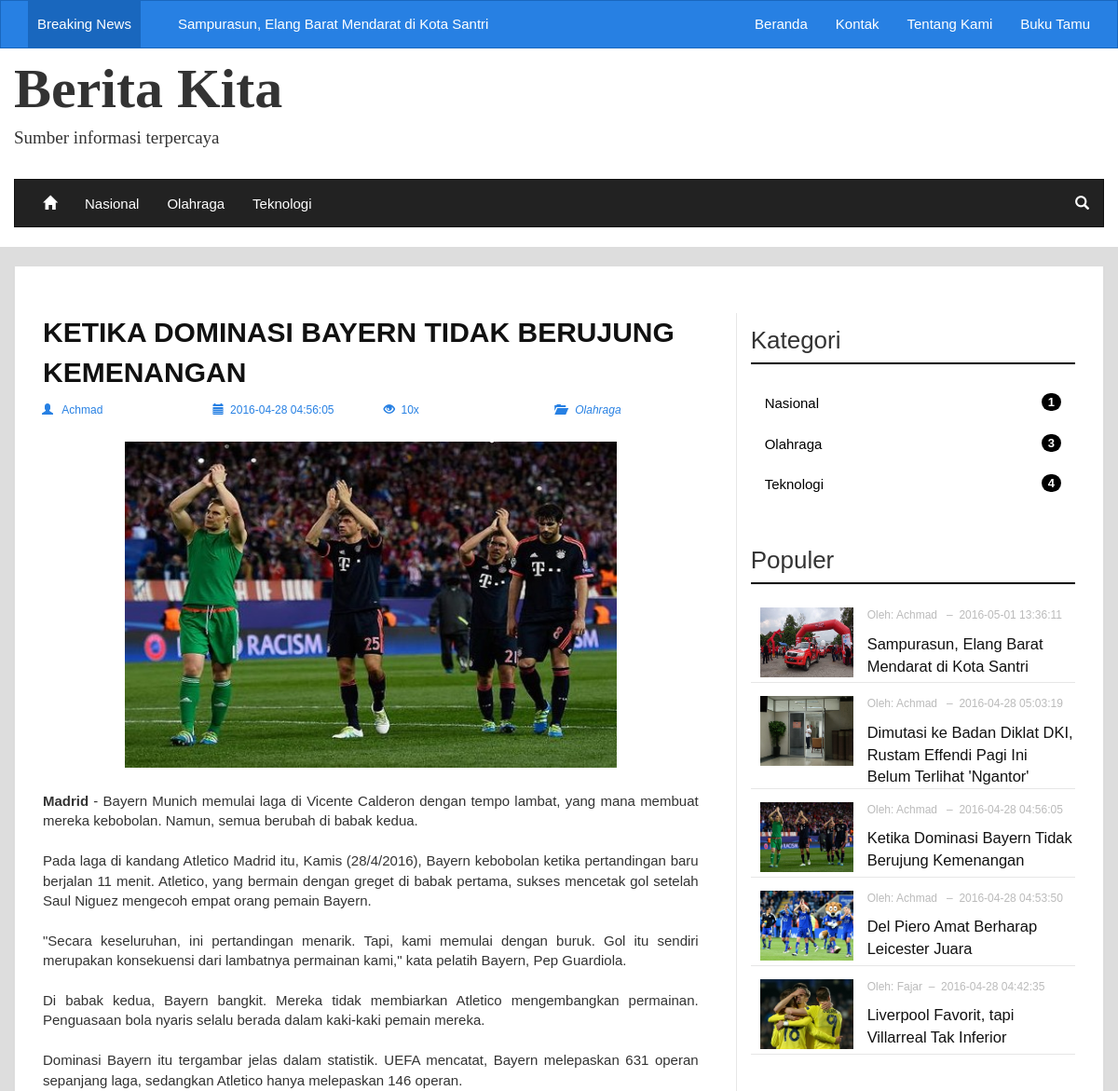
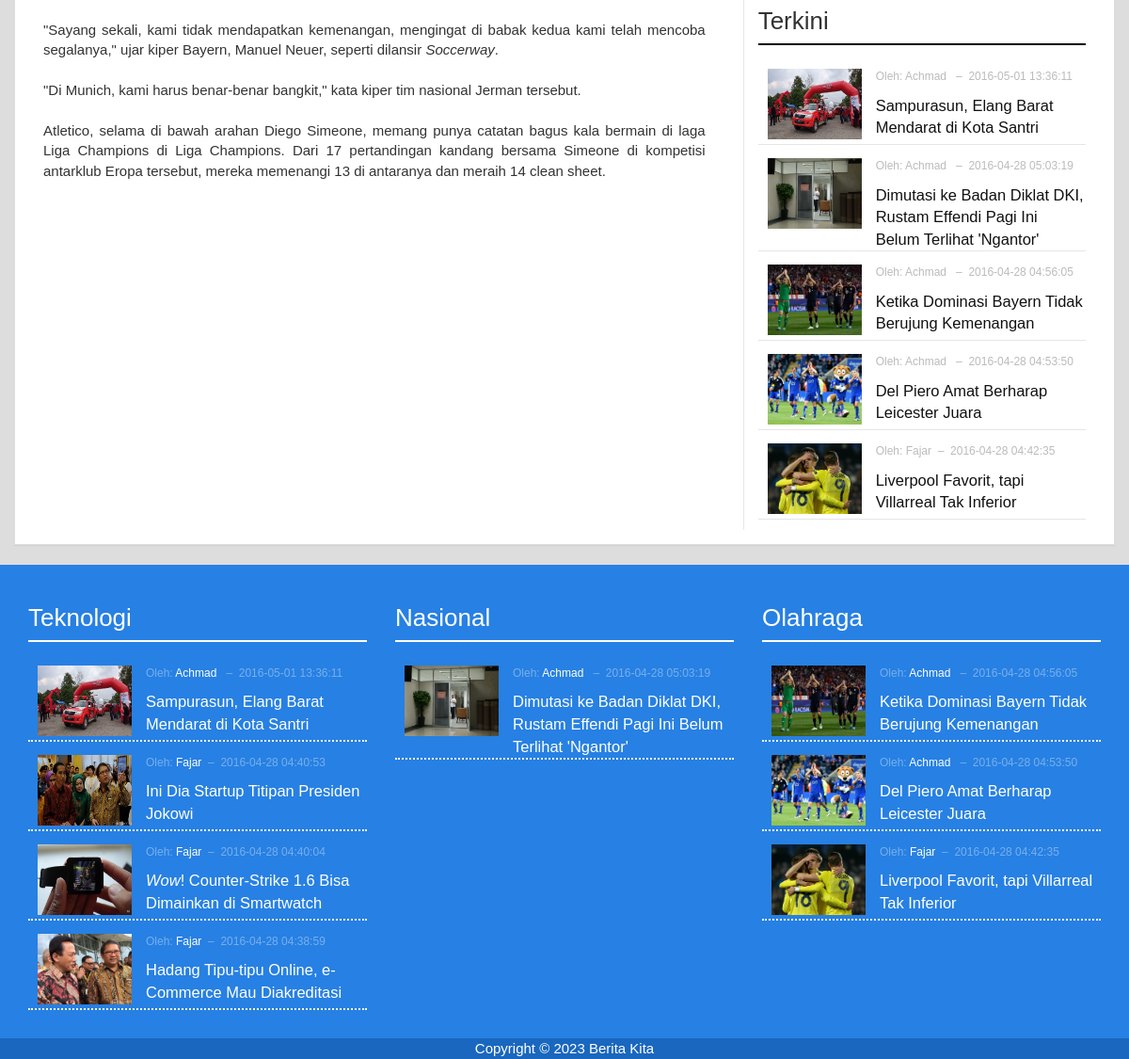
The app's page /detail.php?id=6 (signed in) with its own data (2 pictures, top to bottom).
### tables this page shows
CREATE TABLE `berita` (
  `id_berita` int(11) NOT NULL AUTO_INCREMENT,
  `judul` varchar(100) NOT NULL,
  `id_kategori` int(11) NOT NULL,
  `gambar` varchar(100) NOT NULL,
  `teks_berita` text NOT NULL,
  `tgl_posting` datetime NOT NULL,
  `id_admin` int(11) NOT NULL,
  `dilihat` int(11) NOT NULL,
  PRIMARY KEY (`id_berita`)
);

CREATE TABLE `halaman` (
  `id_hal` int(11) NOT NULL AUTO_INCREMENT,
  `nm_halaman` varchar(30) NOT NULL,
  `link` varchar(30) NOT NULL,
  PRIMARY KEY (`id_hal`)
);

CREATE TABLE `kategori` (
  `id_kategori` int(11) NOT NULL AUTO_INCREMENT,
  `kategori` varchar(30) NOT NULL,
  PRIMARY KEY (`id_kategori`)
);

### detail.php (the view, shortened to what the rows shown need)
<?php include 'header.php'; ?>
<?php
$sqlDetail = 'SELECT
berita.judul,
berita.gambar,
berita.teks_berita,
berita.tgl_posting,
berita.id_admin,
berita.dilihat,
admin.id_admin,
admin.nama_lengkap,
kategori.id_kategori,
kategori.kategori
FROM
admin
INNER JOIN berita ON admin.id_admin = berita.id_admin
INNER JOIN kategori ON kategori.id_kategori = berita.id_kategori
WHERE berita.id_berita = "'.$_GET['id'].'"';
$qryDetail = $mysqli->query($sqlDetail) or die("Error retreiving detail:".$mysqli->error);
$found = $qryDetail->num_rows;
if ($found > 0) {
	$detail = $qryDetail->fetch_assoc();
} else {
	echo "<script>window.location = '404.php'</script>";
}
?>
<div class="container-fluid">
	<div class="row">
		<div class="container konten-wrapper">
			<div class="panel panel-default">
				<div class="panel-body main">
					<div class="col-md-8">
						<div class="post-detail">
							<div class="row post-title">
								<div class="col-sm-12">
									<span><?php echo strtoupper($detail['judul']);?></span>
								</div>
							</div>
							<div class="row post-meta">
								<div class="col-sm-3">
									<i class="glyphicon glyphicon-user"></i>&nbsp;&nbsp;
									<a <a href="<?php echo $base_url.'author.php?id='.$detail['id_kategori']; ?>"><?php echo $detail['nama_lengkap']; ?></a>
								</div>
								<div class="col-sm-3">
									<i class="glyphicon glyphicon-calendar"></i>&nbsp;&nbsp;<?php echo $detail['tgl_posting']; ?>
								</div>
								<div class="col-sm-3">
									<i class="glyphicon glyphicon-eye-open"></i>&nbsp;&nbsp;<?php echo $detail['dilihat'] ?>x
								</div>
								<div class="col-sm-3">
									<i class="glyphicon glyphicon-folder-open"></i>&nbsp;&nbsp;
									<a href="<?php echo $base_url.'kategori.php?id='.$detail['id_kategori'].'&amp;kategori='.
									strtolower($detail['kategori']); ?>">
										<em><?php echo $detail['kategori']; ?></em>
									</a>
								</div>
							</div>
							<div class="row post-content">
								<div class="col-sm-12">
									<div class="image wow fadeIn">
										<img src="<?php echo $base_url; ?>images/<?php echo $detail['gambar']; ?>">
									</div>
									<div class="text">
										<?php echo $detail['teks_berita']; ?>
									</div>
								</div>
							</div>
						</div>
					</div>
					<?php include 'sidebar.php'; ?>
				</div>
			</div>
		</div>
	</div>
</div>
<?php include 'footer.php';

### header.php (shortened to what the rows shown need)
<?php
require_once 'config/config.php';
require_once 'config/koneksi.php';
require_once 'lib/site_title.php';
$sqlHal = 'SELECT * FROM halaman';
$qryHal = $mysqli->query($sqlHal) or die($mysqli->error);
$sqlKat = 'SELECT
kategori.id_kategori,
kategori.kategori
FROM
kategori
INNER JOIN berita ON kategori.id_kategori = berita.id_kategori
GROUP BY
kategori.kategori
ORDER BY
kategori.id_kategori ASC
LIMIT 0, 5';
$qryKat = $mysqli->query($sqlKat) or die($mysqli->error);
$sqlBreaking = 'SELECT berita.id_berita, berita.judul FROM berita ORDER BY berita.tgl_posting DESC LIMIT 0, 5';
$qryBreaking = $mysqli->query($sqlBreaking);
$url = $_SERVER['REQUEST_URI'];
$explode_url = explode("/", $url);
?>
<!DOCTYPE html>
<html lang="en">
<head>
  <link rel="stylesheet" href="assets/bootstrap/css/bootstrap.min.css">
  <link rel="stylesheet" href="dist/css/hover-min.css">
  <link rel="stylesheet" href="assets/font-awesome/css/font-awesome.min.css">
  <link rel="stylesheet" href="dist/css/style.css">
  <link rel="stylesheet" href="assets/wow/css/animate.css">
</head>
<body>
<div class="container-fluid wrapper">
	<div class="row">
		<nav class="navbar navbar-inverse navbar-top">
  			<div class="container">
    			<div class="collapse navbar-collapse" id="bs-example-navbar-collapse-1">
              <ul class="nav navbar-nav headline-container">
                <li>
                  <ul id="headlines" class="headlines">
                    <?php while ($breaking_news = $qryBreaking->fetch_array()) { ?>
                    <li>
                      <a href="<?php echo $base_url."detail.php?id=".$breaking_news['id_berita']."&amp;judul=".strtolower(str_replace(" ", "-", $breaking_news['judul'])); ?>">
                        <?php echo $breaking_news['judul']; ?>
                      </a>
                    </li>
                    <?php } ?>
                  </ul>
                </li>
              </ul>
      				<ul class="nav navbar-nav navbar-right">
              <?php
                while ($hal=$qryHal->fetch_array()) {
                  if ($hal['link'] == $explode_url[2]) {
              ?>
                <li class="active"><a href="<?php echo $base_url.$hal['link']; ?>"><?php echo $hal['nm_halaman']; ?></a></li>
              <?php
                  } else {
              ?>
                <li><a href="<?php echo $base_url.$hal['link']; ?>"><?php echo $hal['nm_halaman']; ?></a></li>
              <?php
                  }
              ?>
              <?php } ?>
    	  			</ul>
    			</div>
  			</div>
		</nav>
	</div>
	<div class="row header-wrapper">
		<div class="container">
		  <nav class="navbar navbar-default navbar-bottom">
  			<div class="container-fluid">
    			<div class="collapse navbar-collapse" id="bs-example-navbar-collapse-2">
      				<ul class="nav navbar-nav">
              <?php while ($kat_menu=$qryKat->fetch_array()) { ?>
              <?php if (isset($_GET['kat']) && $kat_menu['id_kategori'] == $_GET['id']) { ?>
	        			<li class="active">
                  <a class="hvr-sweep-to-top" href="<?php echo $base_url."kategori.php?id=".$kat_menu['id_kategori']."&amp;kat=".strtolower($kat_menu['kategori']); ?>">
                    <?php echo $kat_menu['kategori']; ?>
                    </a>
                </li>
              <?php } else { ?>
	        			<li>
                  <a class="hvr-sweep-to-top" href="<?php echo $base_url."kategori.php?id=".$kat_menu['id_kategori']."&amp;kat=".strtolower($kat_menu['kategori']); ?>">
                    <?php echo $kat_menu['kategori']; ?>
                  </a>
                </li>
              <?php } ?>
              <?php } ?>
    	  			</ul>
    			</div>
  			</div>
		  </nav>
		</div>
	</div>
</div>

### sidebar.php (shortened to what the rows shown need)
<?php
$kategori_list = 'SELECT
					kategori.kategori,
					Count(berita.id_berita) AS jumlah,
					kategori.id_kategori
					FROM
					berita
					INNER JOIN kategori ON berita.id_kategori = kategori.id_kategori
					GROUP BY
					kategori.kategori,
					kategori.id_kategori';
$list_kategori = $mysqli->query($kategori_list) or die($mysqli->error);
$terkini = 'SELECT
berita.id_berita,
berita.judul,
berita.gambar,
berita.tgl_posting,
berita.id_admin,
admin.nama_lengkap
FROM
berita
INNER JOIN admin ON berita.id_admin = admin.id_admin
ORDER BY
berita.tgl_posting DESC
LIMIT 0, 5
';
$populer = 'SELECT
berita.id_berita,
berita.judul,
berita.gambar,
berita.tgl_posting,
admin.nama_lengkap,
berita.id_admin,
berita.dilihat
FROM
berita
INNER JOIN admin ON berita.id_admin = admin.id_admin
ORDER BY
berita.dilihat DESC
LIMIT 0, 5
';
$list_terkini = $mysqli->query($terkini) or die ($mysqli->error);
$list_populer = $mysqli->query($populer) or die ($mysqli->error);
?>
					<div class="col-md-4 sidebar">
						<div class="sidebar-item kategori">
							<h3 class="page-header">Kategori</h5>
							<ul class="nav nav-pills nav-stacked nav-kat">
							<?php while ($data_kat = $list_kategori->fetch_array()) { ?>
							<?php if (isset($_GET['kat']) && $data_kat['id_kategori'] == $_GET['id'] ) { ?>
								<li class="active">
									<a href="<?php echo $base_url."kategori.php?id=".$data_kat['id_kategori']."&amp;kat=".strtolower($data_kat['kategori']); ?>">
									<?php echo $data_kat['kategori']; ?> <span class="badge pull-right"><?php echo $data_kat['jumlah'] ?></span></a>
								</li>
							<?php } else { ?>
								<li>
									<a href="<?php echo $base_url."kategori.php?id=".$data_kat['id_kategori']."&amp;kat=".strtolower($data_kat['kategori']); ?>">
									<?php echo $data_kat['kategori']; ?> <span class="badge pull-right"><?php echo $data_kat['jumlah'] ?></span></a>
								</li>
							<?php } ?>
							<?php } ?>
							</ul>
						</div>
						<div class="sidebar-item">
							<ul class="news-list">
							<?php while ($populer_list = $list_populer->fetch_array()) { ?>
								<li>
									<a <a href="<?php echo $base_url."detail.php?id=".$populer_list['id_berita']."&amp;judul=".strtolower(str_replace(" ", "-", $populer_list['judul'])); ?>">
										<img src="<?php echo $base_url."images/".$populer_list['gambar']; ?>" class="img-responsive wow fadeIn">
									</a>
									<p>Oleh: <a href="<?php echo $base_url."author.php?id=".$populer_list['id_admin']; ?>"><?php echo $populer_list['nama_lengkap']; ?></a>&nbsp;&nbsp;&ndash;&nbsp;&nbsp;<?php echo $populer_list['tgl_posting']; ?></p>
									<a href="<?php echo $base_url."detail.php?id=".$populer_list['id_berita']."&amp;judul=".strtolower(str_replace(" ", "-", $populer_list['judul'])); ?>">
										<?php echo $populer_list['judul']; ?>
									</a>
								</li>
							<?php } ?>
							</ul>
						</div>
						<div class="sidebar-item">
							<ul class="news-list">
							<?php while ($terkini_list = $list_terkini->fetch_array()) { ?>
								<li>
									<a href="<?php echo $base_url."detail.php?id=".$terkini_list['id_berita']."&amp;judul=".strtolower(str_replace(" ", "-", $terkini_list['judul'])); ?>">
										<img src="<?php echo $base_url."images/".$terkini_list['gambar']; ?>" class="img-responsive wow fadeIn">
									</a>
									<p>Oleh: <a href="<?php echo $base_url."author.php?id=".$terkini_list['id_admin']; ?>"><?php echo $terkini_list['nama_lengkap']; ?></a>&nbsp;&nbsp;&ndash;&nbsp;&nbsp;<?php echo $terkini_list['tgl_posting']; ?></p>
									<a href="<?php echo $base_url."detail.php?id=".$terkini_list['id_berita']."&amp;judul=".strtolower(str_replace(" ", "-", $terkini_list['judul'])); ?>">
										<?php echo $terkini_list['judul']; ?>
									</a>
								</li>
							<?php } ?>
							</ul>
						</div>
					</div>

### footer.php (shortened to what the rows shown need)
<?php
$nasional = 'SELECT
berita.id_berita,
berita.judul,
berita.gambar,
berita.tgl_posting,
berita.id_admin,
admin.nama_lengkap,
berita.dilihat,
kategori.id_kategori
FROM
berita
INNER JOIN admin ON berita.id_admin = admin.id_admin
INNER JOIN kategori ON kategori.id_kategori = berita.id_kategori
WHERE
berita.id_kategori = "1"
ORDER BY
berita.tgl_posting DESC
LIMIT 0, 5';
$olahraga = 'SELECT
berita.id_berita,
berita.judul,
berita.gambar,
berita.tgl_posting,
berita.id_admin,
admin.nama_lengkap,
berita.dilihat,
kategori.id_kategori
FROM
berita
INNER JOIN admin ON berita.id_admin = admin.id_admin
INNER JOIN kategori ON kategori.id_kategori = berita.id_kategori
WHERE
berita.id_kategori = "2"
ORDER BY
berita.tgl_posting DESC
LIMIT 0, 5';
$teknologi = 'SELECT
berita.id_berita,
berita.judul,
berita.gambar,
berita.tgl_posting,
berita.id_admin,
admin.nama_lengkap,
berita.dilihat,
kategori.id_kategori
FROM
berita
INNER JOIN admin ON berita.id_admin = admin.id_admin
INNER JOIN kategori ON kategori.id_kategori = berita.id_kategori
WHERE
berita.id_kategori = "3"
ORDER BY
berita.tgl_posting DESC
LIMIT 0, 5';
$list_nasional = $mysqli->query($nasional) or die("Error Nasional:".$mysqli->error);
$list_olahraga = $mysqli->query($olahraga) or die("Error Olahraga".$mysqli->error);
$list_teknologi = $mysqli->query($teknologi) or die("Error Teknologi".$mysqli->error);
 ?>
<div class="container-fluid footer">
	<div class="row footer-upper">
		<div class="container">
			<div class="col-md-4">
				<ul class="news-list">
				<?php while ($teknologi_list = $list_teknologi->fetch_array()) { ?>
					<li>
						<a href="<?php echo $base_url."detail.php?id=".$teknologi_list['id_berita']."&amp;judul=".strtolower(str_replace(" ", "-", $teknologi_list['judul'])); ?>">
							<img src="<?php echo $base_url."images/".$teknologi_list['gambar']; ?>" class="img-responsive wow fadeIn">
						</a>
						<p>Oleh: <a href="<?php echo $base_url."author.php?id=".$teknologi_list['id_admin']; ?>"><?php echo $teknologi_list['nama_lengkap']; ?></a>&nbsp;&nbsp;&ndash;&nbsp;&nbsp;<?php echo $teknologi_list['tgl_posting']; ?></p>
						<a href="<?php echo $base_url."detail.php?id=".$teknologi_list['id_berita']."&amp;judul=".strtolower(str_replace(" ", "-", $teknologi_list['judul'])); ?>">
							<?php echo $teknologi_list['judul']; ?>
						</a>
					</li>
				<?php } ?>
				</ul>
			</div>
			<div class="col-md-4">
				<ul class="news-list">
				<?php while ($nasional_list = $list_nasional->fetch_array()) { ?>
					<li>
						<a href="<?php echo $base_url."detail.php?id=".$nasional_list['id_berita']."&amp;judul=".strtolower(str_replace(" ", "-", $nasional_list['judul'])); ?>">
							<img src="<?php echo $base_url."images/".$nasional_list['gambar']; ?>" class="img-responsive wow fadeIn">
						</a>
						<p>Oleh: <a href="<?php echo $base_url."author.php?id=".$nasional_list['id_admin']; ?>"><?php echo $nasional_list['nama_lengkap']; ?></a>&nbsp;&nbsp;&ndash;&nbsp;&nbsp;<?php echo $nasional_list['tgl_posting']; ?></p>
						<a href="<?php echo $base_url."detail.php?id=".$nasional_list['id_berita']."&amp;judul=".strtolower(str_replace(" ", "-", $nasional_list['judul'])); ?>">
							<?php echo $nasional_list['judul']; ?>
						</a>
					</li>
				<?php } ?>
				</ul>
			</div>
			<div class="col-md-4">
				<ul class="news-list">
				<?php while ($olahraga_list = $list_olahraga->fetch_array()) { ?>
					<li>
						<a href="<?php echo $base_url."detail.php?id=".$olahraga_list['id_berita']."&amp;judul=".strtolower(str_replace(" ", "-", $olahraga_list['judul'])); ?>">
							<img src="<?php echo $base_url."images/".$olahraga_list['gambar']; ?>" class="img-responsive wow fadeIn">
						</a>
						<p>Oleh: <a href="<?php echo $base_url."author.php?id=".$olahraga_list['id_admin']; ?>"><?php echo $olahraga_list['nama_lengkap']; ?></a>&nbsp;&nbsp;&ndash;&nbsp;&nbsp;<?php echo $olahraga_list['tgl_posting']; ?></p>
						<a href="<?php echo $base_url."detail.php?id=".$olahraga_list['id_berita']."&amp;judul=".strtolower(str_replace(" ", "-", $olahraga_list['judul'])); ?>">
							<?php echo $olahraga_list['judul']; ?>
						</a>
					</li>
				<?php } ?>
				</ul>
			</div>
		</div>
	</div>
</div>
</body>
</html>

### records on screen
berita: judul "Sampurasun, Elang Barat Mendarat di Kota Santri", gambar (picture), id_admin.nama_lengkap "Achmad", tgl_posting "2016-05-01 13:36:11"
halaman: nm_halaman "Kontak"
halaman: nm_halaman "Tentang Kami"
halaman: nm_halaman "Buku Tamu"
kategori: kategori "Nasional", jumlah "1"
kategori: kategori "Olahraga", jumlah "3"
kategori: kategori "Teknologi", jumlah "4"
berita: judul "KETIKA DOMINASI BAYERN TIDAK BERUJUNG KEMENANGAN", id_admin.nama_lengkap "Achmad", tgl_posting "2016-04-28 04:56:05", dilihat "10", id_kategori.kategori "Olahraga", gambar (picture), teks_berita "Madrid - Bayern Munich memulai laga di Vicente Calderon dengan tempo lambat, yang mana membuat mereka kebobolan. Namun, semua berubah di babak kedua. Pada laga di kandang Atletico Madrid itu, Kamis (28/4/2016), Bayern kebobolan ketika pertandingan baru berjalan 11 menit. Atletico, yang bermain dengan greget di babak pertama, sukses mencetak gol setelah Saul Niguez mengecoh empat orang pemain Bayern. \"Secara keseluruhan, ini pertandingan menarik. Tapi, kami memulai dengan buruk. Gol itu sendiri merupakan konsekuensi dari lambatnya permainan kami,\" kata pelatih Bayern, Pep Guardiola. Di babak kedua, Bayern bangkit. Mereka tidak membiarkan Atletico mengembangkan permainan. Penguasaan bola…", judul "Ketika Dominasi Bayern Tidak Berujung Kemenangan"
berita: gambar (picture), id_admin.nama_lengkap "Achmad", tgl_posting "2016-04-28 05:03:19", judul "Dimutasi ke Badan Diklat DKI, Rustam Effendi Pagi Ini Belum Terlihat 'Ngantor'"
berita: gambar (picture), id_admin.nama_lengkap "Achmad", tgl_posting "2016-04-28 04:53:50", judul "Del Piero Amat Berharap Leicester Juara"
berita: gambar (picture), id_admin.nama_lengkap "Fajar", tgl_posting "2016-04-28 04:42:35", judul "Liverpool Favorit, tapi Villarreal Tak Inferior"
berita: gambar (picture), id_admin.nama_lengkap "Fajar", tgl_posting "2016-04-28 04:40:53", judul "Ini Dia Startup Titipan Presiden Jokowi"
berita: gambar (picture), id_admin.nama_lengkap "Fajar", tgl_posting "2016-04-28 04:40:04", judul "Wow ! Counter-Strike 1.6 Bisa Dimainkan di Smartwatch"
berita: gambar (picture), id_admin.nama_lengkap "Fajar", tgl_posting "2016-04-28 04:38:59", judul "Hadang Tipu-tipu Online, e-Commerce Mau Diakreditasi"
